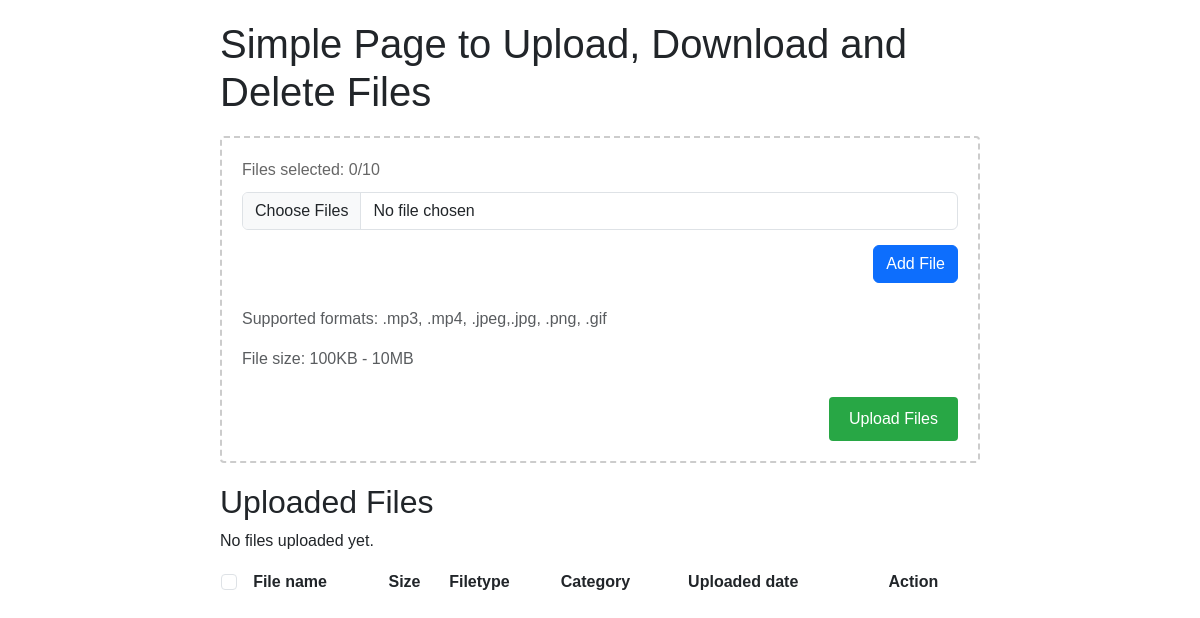
The app's page /, older data.
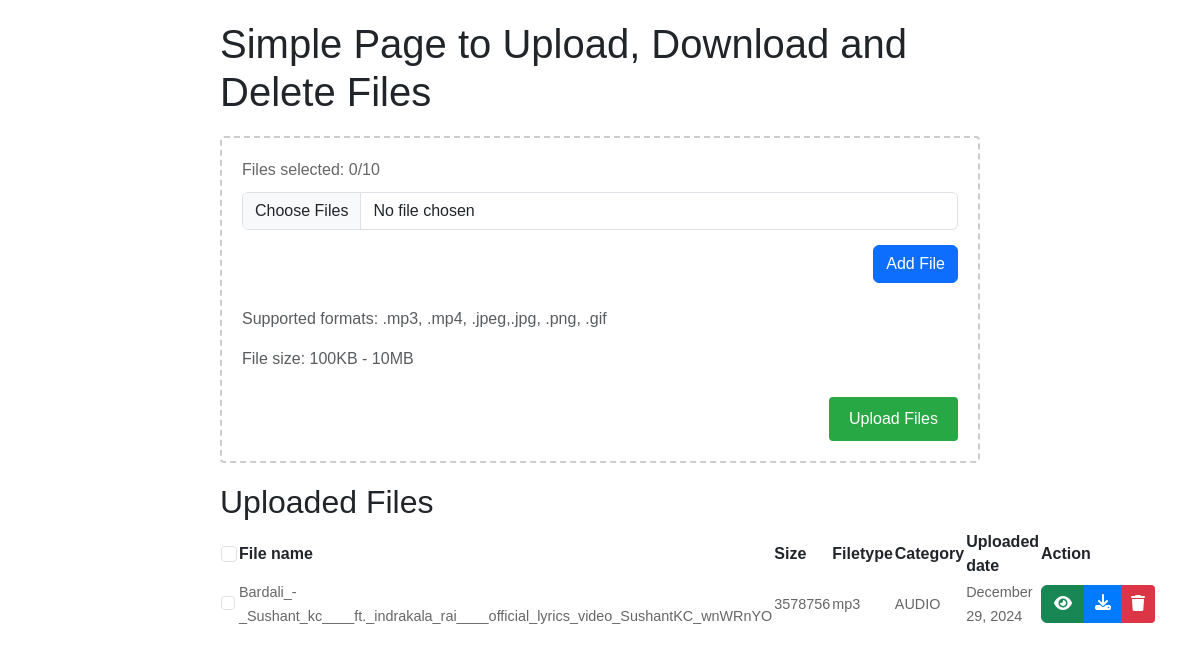
The same page, newer data.
### file_upload/models.py (models this page shows, shortened)
class UploadedFile(models.Model):
    CATEGORY_CHOICES = [
        ('AUDIO', 'Audio'),
        ('VIDEO', 'Video'),
        ('IMAGE', 'Image')
    ]
    file = models.FileField(
        upload_to='uploads/',
        validators=[
            FileExtensionValidator(allowed_extensions=['mp3', 'mp4', 'jpeg', 'png', 'gif', 'jpg']),
            validate_file_size
        ]
    )
    filename = models.CharField(max_length=255, default="Default_Value.png")
    name = models.CharField(max_length=255, default="Default_Value")
    size = models.BigIntegerField(default=10000)  #in bytes
    file_type = models.CharField(max_length=10, default="jpeg")
    upload_date = models.DateTimeField(auto_now_add=True)
    category = models.CharField(max_length=5, choices=CATEGORY_CHOICES, default="IMAGE")

### file_upload/views.py (the view)
# urls.py: path('', views.get_view, name='get_view'),
def get_view(request):
    files = UploadedFile.objects.all().order_by('-upload_date')
    return render(request, 'file_upload/upload.html', {'files': files})

### file_upload/templates/file_upload/upload.html (shortened to what the changed rows need)
<!DOCTYPE html>
<html>
  <head>
    <link
      rel="stylesheet"
      href="https://cdnjs.cloudflare.com/ajax/libs/font-awesome/6.7.2/css/all.min.css"
    />
    <link
      rel="stylesheet"
      href="https://cdn.jsdelivr.net/npm/bootstrap@5.3.3/dist/css/bootstrap.min.css"
    />
    <link
      rel="stylesheet"
      href="https://cdn.datatables.net/2.1.8/css/dataTables.dataTables.css"
    />
  </head>
  <body>
    <h1>Simple Page to Upload, Download and Delete Files</h1>
    <div class="file-list">
      <h2>Uploaded Files</h2>
      <table id="filesTable" class="display" style="width: 100%">
        <thead>
          <tr>
            <th>
              <input
                type="checkbox"
                name="select_all_file"
                class="select_all_file form-check-input"
              />
            </th>
            <th>File name</th>
            <th>Size</th>
            <th>Filetype</th>
            <th>Category</th>
            <th>Uploaded date</th>
            <th>Action</th>
          </tr>
        </thead>
        <tbody>
          {% for file in files %}
              <tr>
                <td>
                  <span class="file-date"
                    ><input
                      type="checkbox"
                      name="select_file"
                      class="select_file form-check-input"
                  /></span>
                </td>
                <td><span class="file-date">{{ file.name }}</span></td>
                <td>
                  <span class="file-date file-size">{{ file.size }}</span>
                </td>
                <td><span class="file-date">{{ file.file_type }}</span></td>
                <td><span class="file-date">{{ file.category }}</span></td>
                <td>
                  <span class="file-date"
                    >{{ file.upload_date|date:"F j, Y" }}</span
                  >
                </td>
                <td>
                  <div class="file-actions">
                    <form
                      method="post"
                      action="{% url 'delete_file' file.id %}"
                      class="btn-group"
                      style="
                        display: flex;
                        justify-content: center;
                        flex-direction: row;
                        flex-wrap: no-wrap;
                      "
                    >
                      <a
                        class="btn btn-success filePreviewToggler"
                        onclick="filePreviewToggler('{{ file.file.url }}','{{ file.file_type }}','{{ file.name }}')"
                        data-bs-toggle="modal"
                        data-bs-target="#filePreviewModal"
                        href="{{ file.file.url }}"
                      >
                        <i class="fa-solid fa-eye"></i>
                      </a>
                      <a
                        href="{{ file.file.url }}"
                        class="download-btn btn"
                        onclick="confirmDownload(event, '{{ file.file.url }}', '{{ file.name }}')"
                      >
                        <i class="fa-solid fa-download"></i>
                      </a>
                      <button
                        type="submit"
                        class="delete-btn btn"
                        onclick="return confirm('Are you sure you want to delete this file?')"
                      >
                        <i class="fa-solid fa-trash"></i>
                      </button>
                    </form>
                  </div>
                </td>
              </tr>
           {% empty %}
          <p>No files uploaded yet.</p>
          {% endfor %}
        </tbody>
      </table>
    </div>
  </body>
</html>

Row changes from the older to the newer data that the page shows:
added UploadedFile: name "Bardali_-_Sushant_kc____ft._indrakala_rai____official_lyrics_video_SushantKC_wnWRnYO", size "3578756", file_type "mp3", category "AUDIO", upload_date "December 29, 2024"
Text that changed along with them:
text no longer shown: "No files uploaded yet."
